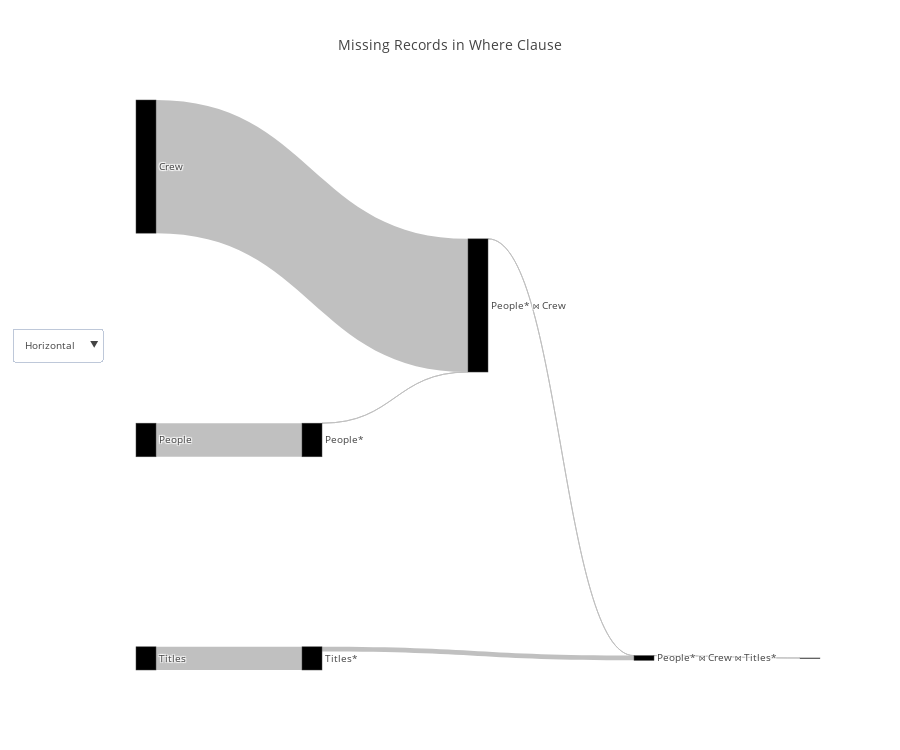

The notebook cell this image was saved under:
### Code cell
cardinality_df = query_renderer.get_cardinality_df(query, con_str)
query_renderer.vizualize(cardinality_df, title="Missing Records in Where Clause", metrics=["actual_rows"], open_=False)

### Figure 1 — Plotly figure (JSON) as saved in the notebook; plotly's stock layout.template omitted (floating-point values rounded to 4 significant figures)
{"data": [{"link": {"color": ["silver", "silver", "silver", "silver", "silver", "silver", "silver"], "label": ["", "Filter condition: (people.name = ANY ('{\"Owen Wilson\",\"Adam Sandler\",\"Jason Segel\"}'::text[]))", "", "Hash Cond ('Inner', '(crew.person_id = people.person_id)')", "", "Filter condition: (titles.genres ~~ '%Comedy%'::text)", "Hash Cond ('Inner', '(titles.title_id = crew.title_id)')"], "source": [0, 1, 2, 3, 4, 5, 6], "target": [1, 3, 3, 6, 5, 6, 7], "value": [3446261, 3, 13651901, 565, 2379234, 489076, 186]}, "node": {"color": [null, null, null, null, null, null, null], "label": ["People", "People*", "Crew", "People* ⋈ Crew", "Titles", "Titles*", "People* ⋈ Crew ⋈ Titles*"], "pad": 200}, "orientation": "h", "type": "sankey", "valueformat": ",", "valuesuffix": [" Rows", " Rows", " Rows", " Rows", " Rows", " Rows", " Rows"]}], "layout": {"font": {"size": 10}, "height": 750, "title": "Missing Records in Where Clause", "updatemenus": [{"buttons": [{"args": ["orientation", "h"], "label": "Horizontal", "method": "restyle"}, {"args": ["orientation", "v"], "label": "Vertical", "method": "restyle"}], "y": 0.6}]}}
